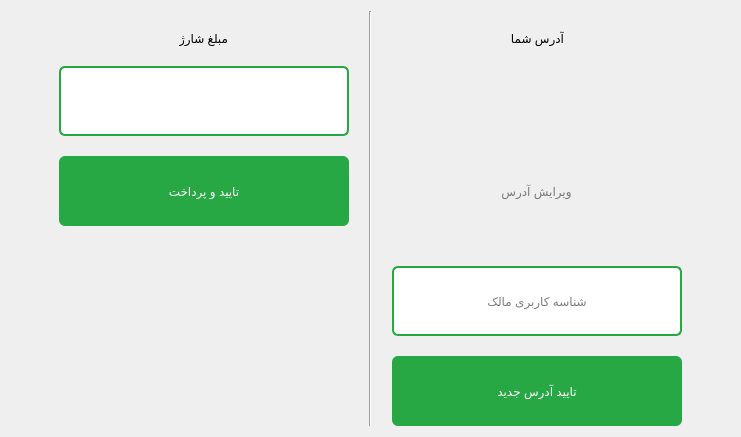
      <widget class="QWidget" name="pageChargingResidentialUnit">
       <layout class="QVBoxLayout" name="verticalLayout_33">
        <property name="spacing">
         <number>6</number>
        </property>
        <property name="leftMargin">
         <number>9</number>
        </property>
        <property name="rightMargin">
         <number>9</number>
        </property>
        <item>
         <layout class="QHBoxLayout" name="horizontalLayout_32">
          <property name="spacing">
           <number>20</number>
          </property>
          <property name="leftMargin">
           <number>50</number>
          </property>
          <property name="rightMargin">
           <number>50</number>
          </property>
          <item>
           <layout class="QVBoxLayout" name="verticalLayout_32">
            <property name="topMargin">
             <number>20</number>
            </property>
            <property name="bottomMargin">
             <number>200</number>
            </property>
            <item alignment="Qt::AlignHCenter|Qt::AlignTop">
             <widget class="QLabel" name="lblCharge">
              <property name="styleSheet">
               <string notr="true">font: 26pt &quot;IRANSans&quot;;
color:#000000;</string>
              </property>
              <property name="text">
               <string>مبلغ شارژ</string>
              </property>
             </widget>
            </item>
            <item alignment="Qt::AlignHCenter|Qt::AlignTop">
             <widget class="QLineEdit" name="tbChargeUnitPrice">
              <property name="minimumSize">
               <size>
                <width>290</width>
                <height>70</height>
               </size>
              </property>
              <property name="maximumSize">
               <size>
                <width>290</width>
                <height>70</height>
               </size>
              </property>
              <property name="styleSheet">
               <string notr="true">background-color: #ffffff; 
padding: 3px; 
border: 2px solid #28a745;
border-radius: 6px;
font: 26pt &quot;IRANSansFaNum&quot;;
color:#000000;</string>
              </property>
              <property name="inputMethodHints">
               <set>Qt::ImhDigitsOnly</set>
              </property>
              <property name="alignment">
               <set>Qt::AlignCenter</set>
              </property>
             </widget>
            </item>
            <item alignment="Qt::AlignHCenter">
             <widget class="QPushButton" name="btnChargePayment">
              <property name="minimumSize">
               <size>
                <width>290</width>
                <height>70</height>
               </size>
              </property>
              <property name="maximumSize">
               <size>
                <width>290</width>
                <height>70</height>
               </size>
              </property>
              <property name="styleSheet">
               <string notr="true">QPushButton{
background-color: #28a745;
color: rgb(255, 255, 255);
font: 24pt &quot;IRANSans&quot;;
padding-left: 10px; 
padding-right:10px;
padding-top:3px;
padding-bottom:3px;
border: none; 
border-radius: 6px;
outline-style: none;
}
QPushButton:pressed {
background-color: #145222;
border-style: inset;
}</string>
              </property>
              <property name="text">
               <string>تایید و پرداخت</string>
              </property>
             </widget>
            </item>
           </layout>
          </item>
          <item>
           <widget class="Line" name="line_10">
            <property name="orientation">
             <enum>Qt::Vertical</enum>
            </property>
           </widget>
          </item>
          <item>
           <layout class="QVBoxLayout" name="verticalLayout_38">
            <property name="topMargin">
             <number>0</number>
            </property>
            <property name="bottomMargin">
             <number>0</number>
            </property>
            <item>
             <layout class="QVBoxLayout" name="verticalLayout_56">
              <property name="topMargin">
               <number>20</number>
              </property>
              <property name="bottomMargin">
               <number>20</number>
              </property>
              <item alignment="Qt::AlignHCenter|Qt::AlignTop">
               <widget class="QLabel" name="lblAddressTitle">
                <property name="styleSheet">
                 <string notr="true">font: 26pt &quot;IRANSans&quot;;
color:#000000;</string>
                </property>
                <property name="text">
                 <string>آدرس شما</string>
                </property>
               </widget>
              </item>
              <item alignment="Qt::AlignHCenter|Qt::AlignTop">
               <widget class="QLabel" name="lblUserAddress">
                <property name="minimumSize">
                 <size>
                  <width>0</width>
                  <height>0</height>
                 </size>
                </property>
                <property name="maximumSize">
                 <size>
                  <width>16777215</width>
                  <height>16777215</height>
                 </size>
                </property>
                <property name="styleSheet">
                 <string notr="true">font: 22pt &quot;IRANSans&quot;;
color:#000000;</string>
                </property>
                <property name="text">
                 <string/>
                </property>
               </widget>
              </item>
              <item alignment="Qt::AlignHCenter">
               <widget class="QPushButton" name="btnEditUserAddress">
                <property name="minimumSize">
                 <size>
                  <width>0</width>
                  <height>70</height>
                 </size>
                </property>
                <property name="maximumSize">
                 <size>
                  <width>16777215</width>
                  <height>70</height>
                 </size>
                </property>
                <property name="styleSheet">
                 <string notr="true">QPushButton{
color: rgb(121, 121, 121);
font: 18pt &quot;IRANSans&quot;;
border: none; 
outline-style: none;
}
QPushButton:pressed {
color: #000000;
border-style: inset;
}</string>
                </property>
                <property name="text">
                 <string>ویرایش آدرس</string>
                </property>
               </widget>
              </item>
             </layout>
            </item>
            <item>
             <layout class="QVBoxLayout" name="verticalLayout_55">
              <item alignment="Qt::AlignHCenter">
               <widget class="QLineEdit" name="tbUserNewAddress">
                <property name="minimumSize">
                 <size>
                  <width>290</width>
                  <height>70</height>
                 </size>
                </property>
                <property name="maximumSize">
                 <size>
                  <width>290</width>
                  <height>70</height>
                 </size>
                </property>
                <property name="styleSheet">
                 <string notr="true">background-color: #ffffff; 
padding: 3px; 
border: 2px solid #28a745;
border-radius: 6px;
font: 24pt &quot;IRANSansFaNum&quot;;
color:#000000;</string>
                </property>
                <property name="inputMethodHints">
                 <set>Qt::ImhDigitsOnly</set>
                </property>
                <property name="inputMask">
                 <string/>
                </property>
                <property name="alignment">
                 <set>Qt::AlignCenter</set>
                </property>
                <property name="placeholderText">
                 <string>شناسه کاربری مالک</string>
                </property>
               </widget>
              </item>
              <item alignment="Qt::AlignHCenter">
               <widget class="QPushButton" name="btnChangedUserAddress">
                <property name="minimumSize">
                 <size>
                  <width>290</width>
                  <height>70</height>
                 </size>
                </property>
                <property name="maximumSize">
                 <size>
                  <width>290</width>
                  <height>70</height>
                 </size>
                </property>
                <property name="styleSheet">
                 <string notr="true">QPushButton{
background-color: #28a745;
color: rgb(255, 255, 255);
font: 24pt &quot;IRANSans&quot;;
padding-left: 10px; 
padding-right:10px;
padding-top:3px;
padding-bottom:3px;
border: none; 
border-radius: 6px;
outline-style: none;
}
QPushButton:pressed {
background-color: #145222;
border-style: inset;
}</string>
                </property>
                <property name="text">
                 <string>تایید آدرس جدید</string>
                </property>
               </widget>
              </item>
             </layout>
            </item>
           </layout>
          </item>
         </layout>
        </item>
       </layout>
      </widget>
